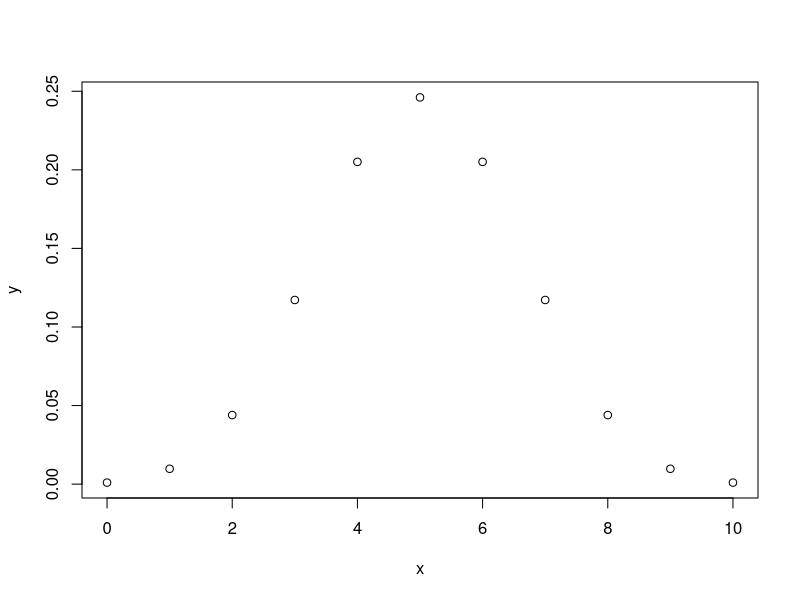
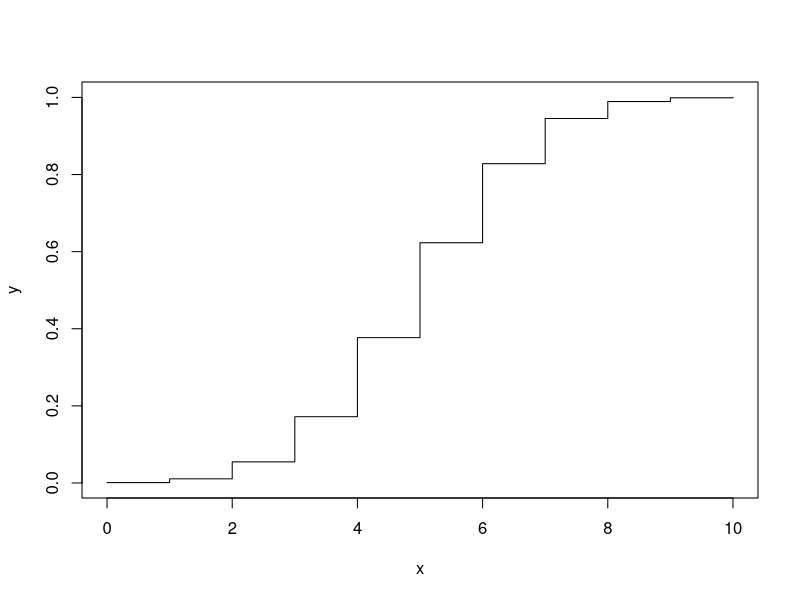
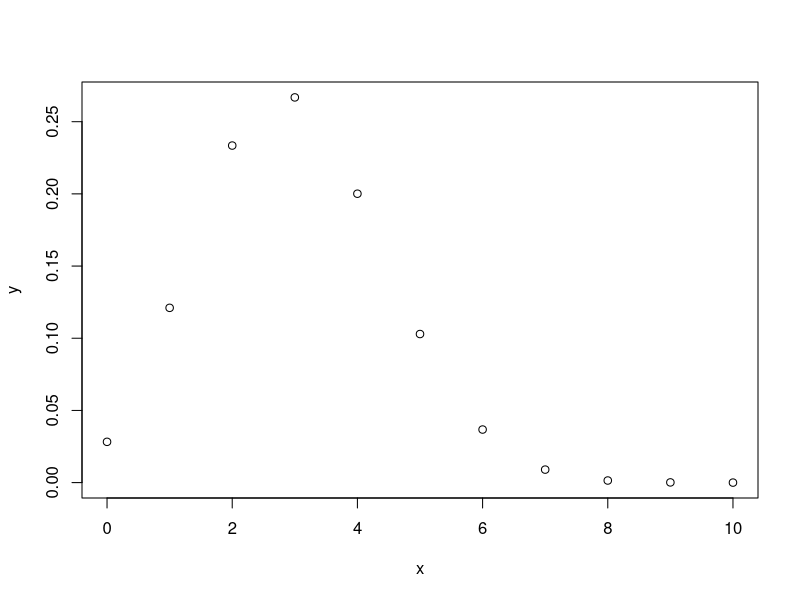
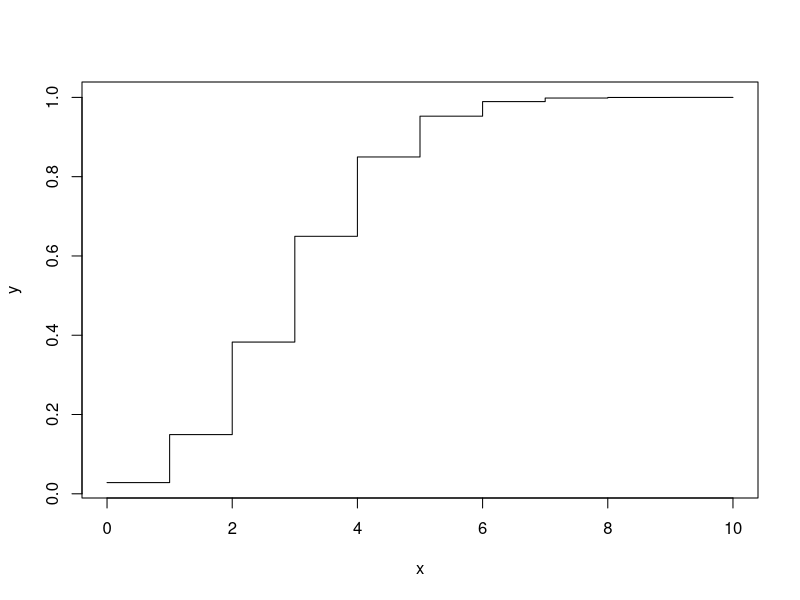
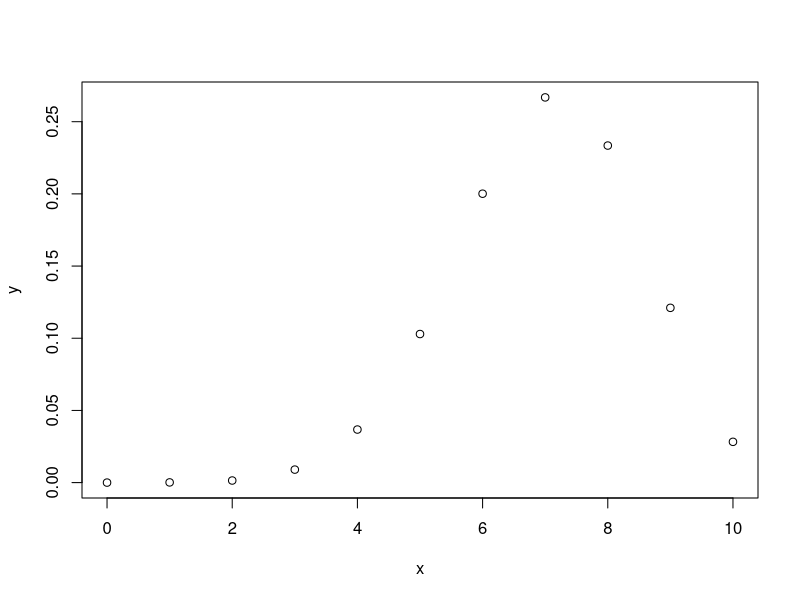
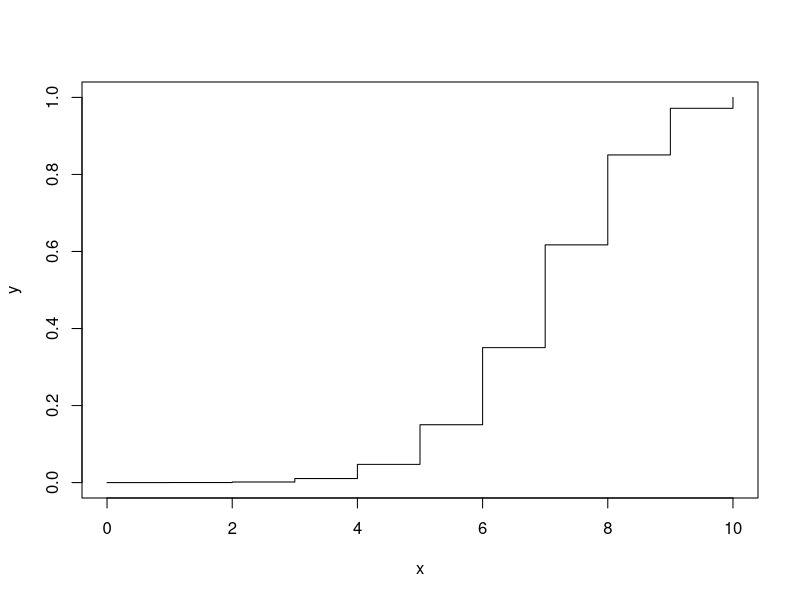
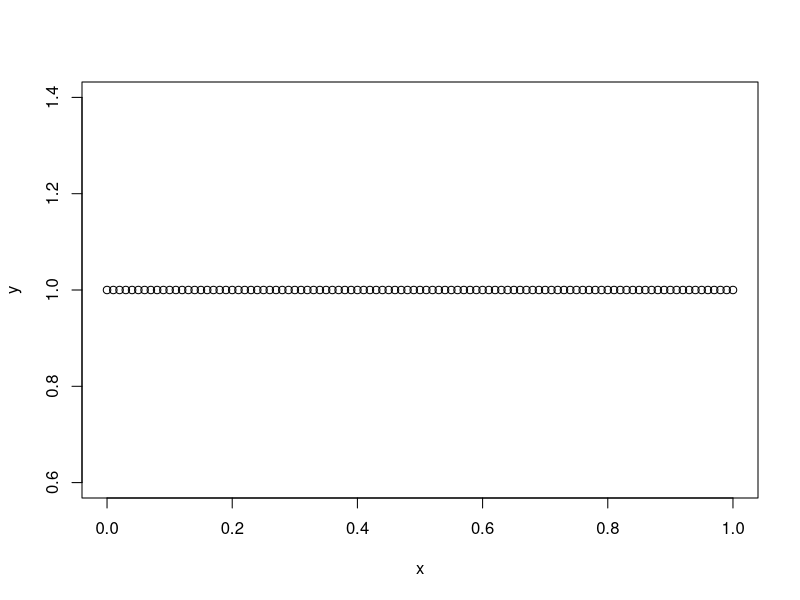
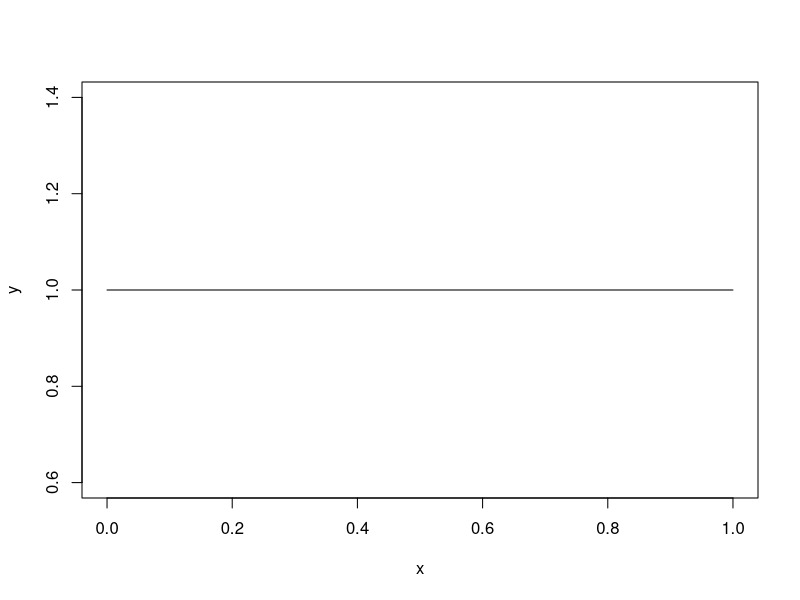

Reproduce these figures in R, in order. (Note: this script raises an error after producing the figures.)
##R.V. - Review 
#Binomial
#X: r.v. of the total number of 'H' for tossing a fair coin 10 times
#X~Bin(n, p)            #f(x) = (nCx)(p^x)(1-p)^(n-x)
#X~Bin(n = 10, p = 0.5) #f(x) = (10Cx)(0.5^x)(1-0.5)^(10-x)
#eg. f(x = 6) #擲10次硬幣有6次正面朝上的機率
choose(10, 6) #C10取6
factorial(10)/(factorial(6)*factorial(4)) #10!/(5!5!)
choose(10,6)*(0.5^6)*(1-0.5)^(10-6) #value of f(x=6)
dbinom(x = 6, size = 10, prob = 0.5) #equivalent to f(x=6), give the density(or pmf)
pbinom(6, 10, 0.5) #give the CDF of X F_X(x<=6)
#算看看F(X=6) = Σ P(X=0)+P(X=1)+P(X=2)+P(X=3)+P(X=4)+P(X=5)+P(X=6)
dbinom(0,10,0.5)+dbinom(1,10,0.5)+dbinom(2,10,0.5)+dbinom(3,10,0.5)+dbinom(4,10,0.5)+dbinom(5,10,0.5)+dbinom(6,10,0.5)
#or use for loop
  cdf = 0
  for(i in 0:6){
    cdf = cdf+dbinom(i, 10, 0.5)
  }
  cdf
qbinom(0.828125, size = 10, prob = 0.5) #inverse CDF, given prob. then output quantile

#Remember the def of quantile, if CDF is not strictly increase, 
#given p, find the min x s.t. F(X<=x)>=p
qbinom(0.65, 10, 0.5) #all 3 give the same output
qbinom(0.7, 10, 0.5)
qbinom(0.8, 10, 0.5)
pbinom(6, 10, 0.5) #擲10次硬幣，正面朝上的次數小於等於6的機率
pbinom(5, 10, 0.5) #擲10次硬幣，正面朝上的次數小於等於5的機率
pbinom(6, 10, 0.5)-pbinom(5, 10, 0.5) #相減就是正面朝上恰好為6次的機率
dbinom(6, 10, 0.5)
#plot the pdf of Binomial
x = seq(from = 0, to = 10, by = 1)
y = dbinom(x, size = 10, prob = 0.5)
y
plot(x, y)
#plot the cdf of Binomial
y = pbinom(x, 10, 0.5)
plot(x, y, type ='s')

#What if I change the Prob?
y = dbinom(x, 10, prob = 0.3)
plot(x, y) #pdf of Bin(10, 0.3)
y = pbinom(x, 10, 0.3)
plot(x, y, type = 's') #cdf of Bin(10, 0.3)
y = dbinom(x, 10, prob = 0.7)
plot(x, y) #左偏
y = pbinom(x, 10, 0.7)
plot(x, y, type = 's') #比較慢才跑到1

#Uniform Dist.
dunif(x = 0.3, min = 0, max = 1) #give pdf of U(0,1) #任何在上下界內的x density都一樣
dunif(x = 0.03, min = 0, max = 1) #note that, this is NOT Prob.
dunif(x = 0.003, min = 0, max = 1)
dunif(2, 0, 1) #不在上下界的x就會是0
dunif(x = 1, min = 0, max = 100) #height=1/(upper-lower)
#plot the pdf of U(0, 1)
x = seq(0, 1, by = 0.01) #10+1 pts
y = dunif(x, min = 0, max = 1) #y = x*1/(upper-lower)
plot(x, y, type = 'p') #plot with points
plot(x, y, type = 'l') #plot with lines
#expand the range of X, not only supp(X)
x = seq(-1, 2, by = 0.1) #30+1 pts
y = dunif(x, min = 0, max = 1)
plot(x, y, type = 'l') #zoom in and see sth strange...
plot(x, y, type = 's') #plot with jumping stairs
#plot the cdf of U(0,1)
y = punif(x, 0, 1)
plot(x, y, type = 'l') #斜率是1/(upper-lower)

##R.V. - generating random numbers
set.seed(9487) #設定亂數產生器的起始值，使具有重現性
runif(n = 10, min = 0, max = 1) #give 10 random numbers from U(0, 1)
rnorm(10, mean = 0, sd = 1) #give 10 random numbers from N(0, 1)

set.seed(1234) 
rbinom(n = 1, size = 10, prob = c(0.5, 0.5))
set.seed(1234)
#sample(x = c(1, 6), size = 1, replace = T)
sum(sample(x = c(0, 1), size = 10, replace = T, prob = c(0.5, 0.5)))
set.seed(1234)
sum(replicate(expr = sample(x = c(0, 1), size = 1, replace = T, prob = c(0.5, 0.5)), n = 10))

##functions
#來寫一個幫大家調分的函數
a = 1
rm(a)
addition = function(a, b){
  c = a+b
  return(c)
}
addition(2,4)

stupid_score_modifier = function(input){
  output = input +1
  return(output)
}


stupid_score_modifier = function(score){
  score = score +1
  return(score)
}
stupid_score_modifier(score0)
#來改良一下，只調一分太沒意思
smart_score_modifier = function(score){
  score = sqrt(score)*10
  return(score)
}
smart_score_modifier(1)
#現在有全班30個人的成績：
score0 = sample(10:90, 30, replace = T) #10到100分隨便抽30個成績出來
score0
summary(score0)
score1 = smart_score_modifier(score0)
summary(score1) #可以看到分布改變，但這公平嗎？
max(score0)
#假設我想讓調分是個平移，而且平移到滿分(或特定分數)為止
score_modifier = function(score, highestGrade){
  shift = highestGrade - max(score)
  score = score + shift
  return(score)
}
score_modifier(score0, 100)
#或者我想讓低於中位數或x分的不調，其餘低於60的調到及格
#超過60的調一樣的幅度，滿分還是滿分
score0[]
score0[score0<50]
score_modifier2 = function(score, threshold_X){
  belowX = score[score<threshold_X]
  btwXto60 = score[score<60 & score>=threshold_X]
  above60 = score[score>60]
  print("低於門檻分數"); print(belowX)
  print("可以調到及格分數"); print(btwXto60)
  print("最高調到滿分"); print(above60)
}
score_modifier2(score0, 50)

score_modifier2 = function(score, X){
  shift = 60 - min(score[score<60 & score>=X])
  for(i in 1:length(score)){
    if(score[i]<X){
      score[i] = score[i]
    }
    else if(score[i]>=X & score[i]<60){
      score[i] = 60
    }
    else{
      score[i] = score[i]+shift
    }
  }
  return(score)
}
score_modifier2(score0, 50)
score0
#隨機實驗
set.seed(9487)
sample(1:6, size = 1, replace = F)
sample(1:6, size = 1, replace = F, prob = c(0.1, 0.1, 0.1, 0.1, 0.1, 0.5))
hist(replicate(n = 1000, sample(1:6, size = 1, replace = F, prob = c(0.1, 0.1, 0.1, 0.1, 0.1, 0.5))))

#toss a coin #a binomial appoach to approximate normal
set.seed(9487)
toss = sample(c("H", "T"), size = 10, replace = T, prob = c(0.5, 0.5))
toss
toss[] == 'T'
sum(toss[] == 'T')

tossCoin = function(n){
  toss = sample(c('H', 'T'), size = n, replace = T, prob = c(0.9, 0.1))
  return(sum(toss[] == 'T')/n)
}
hist(replicate(n = 1000, tossCoin(10)))#n = 10, do not converge to norm
hist(replicate(n = 1000, tossCoin(100)))
hist(replicate(n = 1000, tossCoin(1000))) #var decrease

tossUnfairCoin = function(n, p){
  toss = sample(c('H', 'T'), size = n, replace = T, prob = c(p, 1-p))
  return(sum(toss[] == 'T'))
}
hist(replicate(n = 1000, tossUnfairCoin(200, 0.01))) #左偏，尾巴在左邊
hist(replicate(n = 1000, tossUnfairCoin(400, 0.01))) #隨著重複次數增加，越容易收斂到常態

##Shift U(0, 1) to U(a, b)
X = runif(10000, 0, 1)
hist(X)
X
Y = 3*X+2 #trivial
hist(Y) #look at the range of Y
#or
Y = punif(X) #plug in to its own cdf, note: F_X(x) = x, where X~U(0,1)
head(Y-X)
hist(Y) #still being U(0,1)

#How about U(a,b)? What happens after pluging in into its own cdf?
X = runif(1000, 2, 5)
hist(X)
Y = (X-2)/3 #先平移後伸縮
hist(Y) #become U(0,1)
Y = punif(X, min = 2, max = 5) #Or I plug it in its own cdf
hist(Y) #Also become U(0,1)

#Does it hold on other r.v.?
#X~Bin(n = 10, p = 0.3)
X = rbinom(n = 1000, size = 10, prob = 0.3)
hist(X)
Y = pbinom(X, size = 10, prob = 0.3)
hist(Y) #not that clear, but we can see some pattern
                 #the lower&upper bound of Y are (0,1)
#Can we do another direction?
#Generating Bin(n = 10, p = 0.3) from U(0, 1)
Y = runif(100000, 0, 1)
hist(Y)
X = qbinom(Y, size = 10, prob = 0.3)
hist(X)

##Optional
#機率積分轉換Probability Integral Transform
#use U(0,1) & CDF of Standard Normal Dist to generate N(0, 1)
qnorm(0.95) #input Prob., return quantile
pnorm(1.96 ,mean = 0, sd = 1) #cdf of N(0, 1)
dnorm(1) #return pdf

#By PIT, we can make all r.v. from N(0,1) to U(0,1)
X = rnorm(10000, 0, 1)
hist(X)
Y = pnorm(X) #Y = Fx(X)
hist(Y)

#Also, we can have the inverse transform
#and generate N(0,1) form U(0,1)
Y = runif(10000, 0, 1)
hist(Y)
X = qnorm(Y) #Fx^-1(Y) = X
hist(X)

#if we want N(60, 10), just modify the qnorm
X = qnorm(Y, mean = 60, sd = 10)
hist(X)

#Practice 1
#請用亂數模擬擲一顆骰子時所出現的點數
#ans:
sample(x = 1:6, size = 1)
hist(sample(x = 1:6, size = 1000000, replace = T))
#可以用runif嗎？
runif(1000000, min = 1, max = 6)
hist(round(runif(1000000, min = 1, max = 6))) #1&6的freq明顯少很多
hist(round(runif(1000000, min = 0.5, max = 6.5))) 

#Practice2
#請試著以sample()模擬一個擲出不公正硬幣的隨機事件,
#其中擲出Head的機率為0.9, 擲出Tail的機率為0.1,一次擲10枚
#並試著計算此10玫硬幣中共有幾枚為Tail
#hint: use boolean operator and sum() to count the number of Tail
#let toss = samp(...); sum(toss[] == 'T')
#ans:
sample(c('H', 'T'), size = 10, replace = T, prob = c(0.9, 0.1))
toss = sample(c('H', 'T'), size = 10, replace = T, prob = c(0.9, 0.1))
toss[] == 'T'
sum(toss[] == 'T')

#Practice 3
#請用function及亂數模擬擲n= 1,2,3,4,5顆骰子時所出現的點數和
#ans:
dice = function(n){
  a = sample(x = 1:6, size = n, replace = T)
  return(sum(a))
}
set.seed(9487945)
dice(1)
rep(dice(1), 10) #不能用rep函數，why?
replicate(n = 10, dice(1)) #replicate函數才能重新運算
hist(replicate(n = 10, dice(3)))
hist(replicate(n = 100, dice(3)))
hist(replicate(n = 1000, dice(3)))
hist(replicate(n = 10000, dice(3)))
hist(replicate(n = 100000, dice(3)))

#Practice 4
#假設台大學生共n人，其身高服從常態，且mean = 160, sd = 10
#今隨機從台大學生中抽出1人，其平均身高超過175公分的機率為何？
#以1-pnorm()來計算理論機率值
#請試著只以rnorm()及function來計算
#hint:利用邏輯判斷回傳布林值，再計算True的個數所佔的比例
#=>將相對頻率看作為機率
#ans:
1-pnorm(175, mean = 160, sd = 10)
x = rnorm(100, mean = 160, sd = 10)
length(x[x>175])
height = function(n){
  x = rnorm(n, mean = 160, sd = 10)
  freq = length(x[x>175])/length(x)
  return(freq)
}
height(100000)
